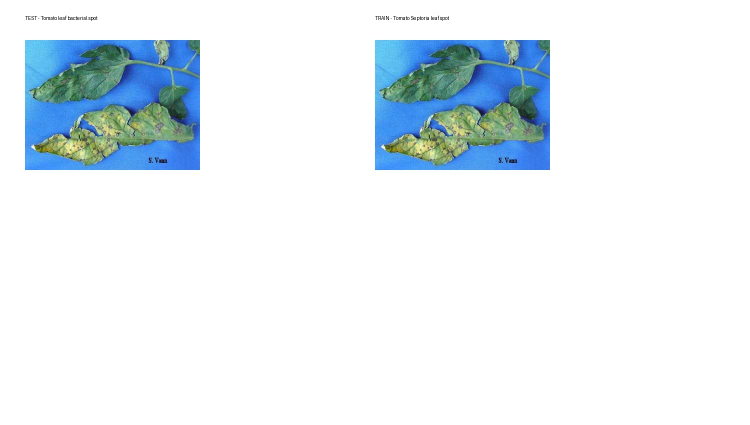
#> input picture datasets/reports/group_16_review.jpg, 1500 x 850 px, given in place of 122.jpeg, which was not available (shown at 1/2 size)
$ python review_group_54.py
#> lines starting #> are read from the running program, lines starting #| are printed output that depends on the picture; pictures that were not available may be replaced by others from this repository, and a replacement may not be noted
from pathlib import Path
from PIL import Image, ImageDraw, ImageFont

PROJECT_ROOT = Path(__file__).resolve().parents[2]

IMAGE_A = (
    PROJECT_ROOT
    / "datasets/raw/Banana/OriginalSet/healthy/122.jpeg"
)

IMAGE_B = (
    PROJECT_ROOT
    / "datasets/raw/Banana/OriginalSet/pestalotiopsis/78.jpeg"
)

OUTPUT = (
    PROJECT_ROOT
    / "datasets/reports/group_54_review.jpg"
)


def load_image(path):
    image = Image.open(path).convert("RGB")
#> image is the input picture: PIL image 1500x850 RGB; mean R, G, B 230, 238.4, 243.7
    image.thumbnail((700, 700))
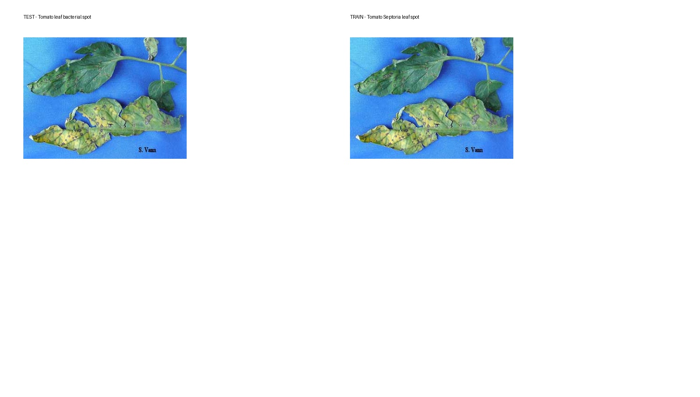
#> image: PIL image 700x397 RGB; mean R, G, B 230, 238.4, 243.7
    return image


def main():

    image_a = load_image(IMAGE_A)
    image_b = load_image(IMAGE_B)
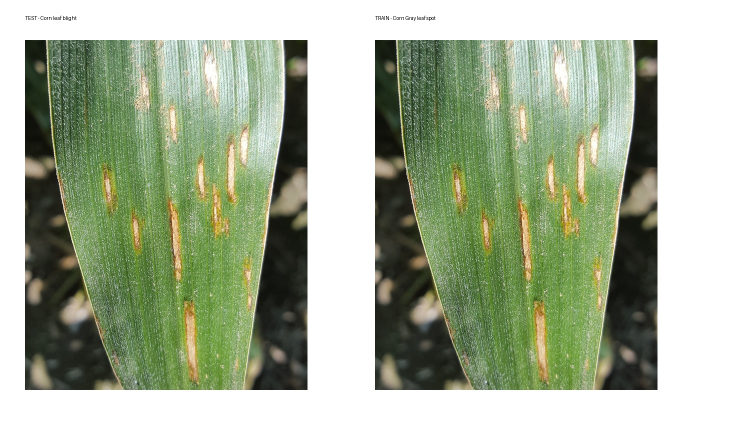
#> input picture datasets/reports/group_50_review.jpg, 1500 x 850 px, given in place of 78.jpeg, which was not available (shown at 1/2 size)
#> in load_image, image is the input picture: PIL image 1500x850 RGB; mean R, G, B 165.6, 176.6, 152.3
#> in load_image (call 2), `image.thumbnail((700, 700))`:
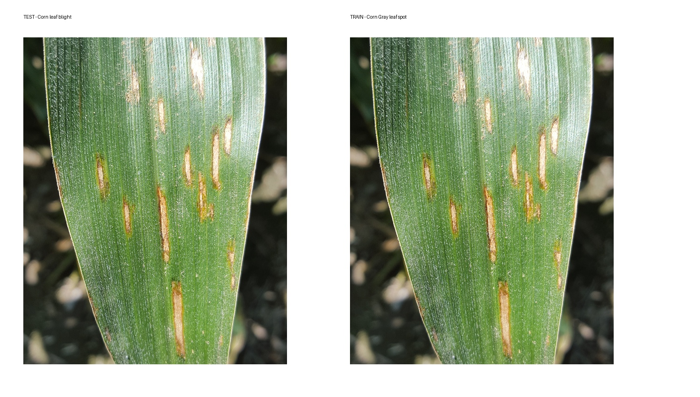
#> image: PIL image 700x397 RGB; mean R, G, B 165.6, 176.6, 152.3

    width = 1500
    height = 850

    sheet = Image.new(
        "RGB",
        (width, height),
        "white",
    )
#> sheet: PIL image 1500x850 RGB; every value is 255

    draw = ImageDraw.Draw(sheet)

    sheet.paste(
        image_a,
        (
            50,
            80,
        ),
    )
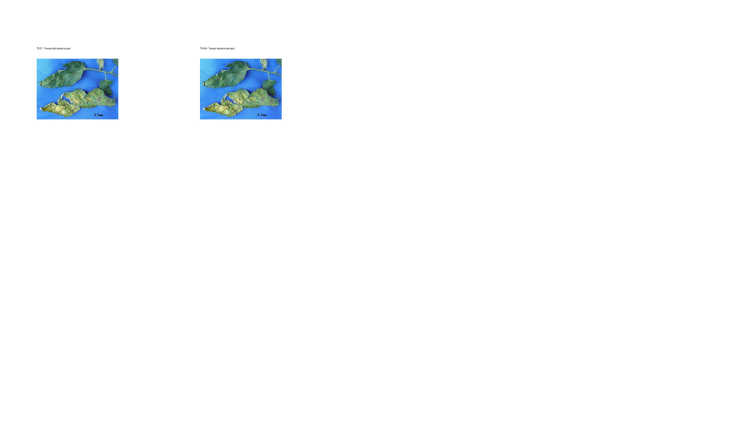
#> sheet: PIL image 1500x850 RGB (shown at 1/2 size); mean R, G, B 249.5, 251.4, 252.5

    sheet.paste(
        image_b,
        (
            750,
            80,
        ),
    )
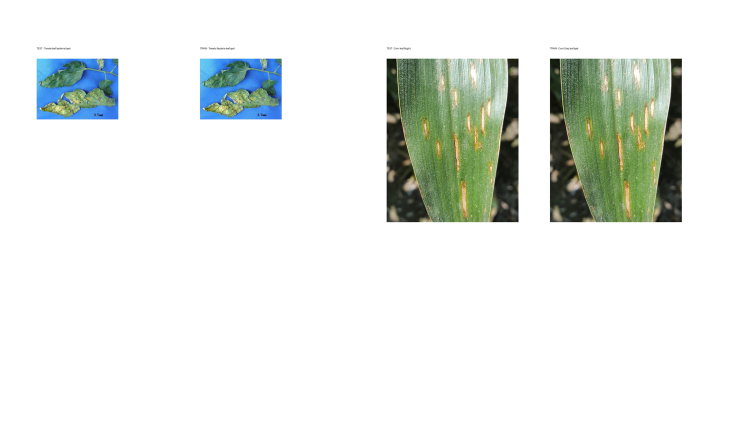
#> sheet: PIL image 1500x850 RGB (shown at 1/2 size); mean R, G, B 230, 234.3, 230.1

    draw.text(
        (50, 30),
        "healthy/122.jpeg",
        fill="black",
    )

    draw.text(
        (750, 30),
        "pestalotiopsis/78.jpeg",
        fill="black",
    )

    sheet.save(
        OUTPUT,
        quality=95,
    )

    print(f"Created: {OUTPUT}")


if __name__ == "__main__":
    main()
